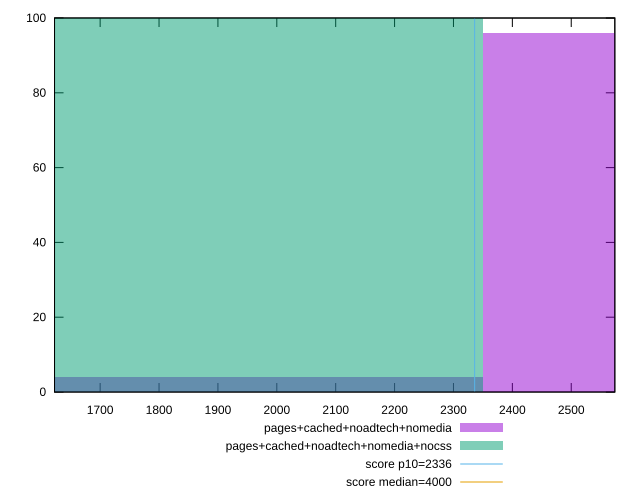

gnuplot code for this plot:
reset

$pagesCachedNoadtechNomedia <<EOF
2820.38443177741 96
1880.2562878516069 4
EOF

$pagesCachedNoadtechNomediaNocss <<EOF
1880.2562878516069 100
EOF

set key outside below
set boxwidth 940.1281439258034
set xrange [1622.5395000000003:2574.0225]
set yrange [0:100]
set trange [0:100]
set style fill transparent solid 0.5 noborder

set parametric
set terminal svg size 640, 500 enhanced background rgb 'white'
set output "report_00011_2021-02-09T10:53:21.242Z/first-meaningful-paint/comparison/histogram/3_vs_4.svg"

plot $pagesCachedNoadtechNomedia title "pages+cached+noadtech+nomedia" with boxes, \
     $pagesCachedNoadtechNomediaNocss title "pages+cached+noadtech+nomedia+nocss" with boxes, \
     2336,t title "score p10=2336", \
     4000,t title "score median=4000"

reset
